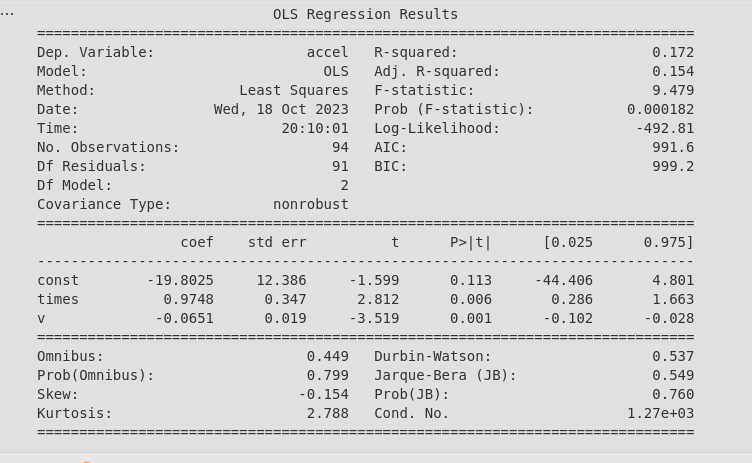
#> input picture ICA/datasets/regression/motor/imagem_invertida.png, 752 x 463 px
$ jupyter execute VC2.ipynb
#> lines starting #> are read from the running program, lines starting #| are printed output that depends on the picture
[cell 1]
from PIL import Image

# Carregue a imagem existente
imagem = Image.open('imagem_invertida.png')
#> imagem is the input picture: PIL image 752x463 RGB; mean R, G, B 215.2, 215.2, 215.2

# Converta a imagem para o modo RGBA (RGB + canal alfa)
imagem = imagem.convert('RGBA')
#> imagem: PIL image 752x463 RGBA

# Obtenha os pixels da imagem
pixels = imagem.getdata()

# Crie uma nova imagem com fundo transparente
nova_imagem = []
for pixel in pixels:
    r, g, b, a = pixel
    # Defina o canal alfa para 0 (transparente) para pixels com tons próximos de branco
    if r > 200 and g > 200 and b > 200:
        a = 0
    nova_imagem.append((r, g, b, a))
#> after the loop, nova_imagem = 348176 items

# Atualize a imagem com o novo conteúdo
imagem.putdata(nova_imagem)
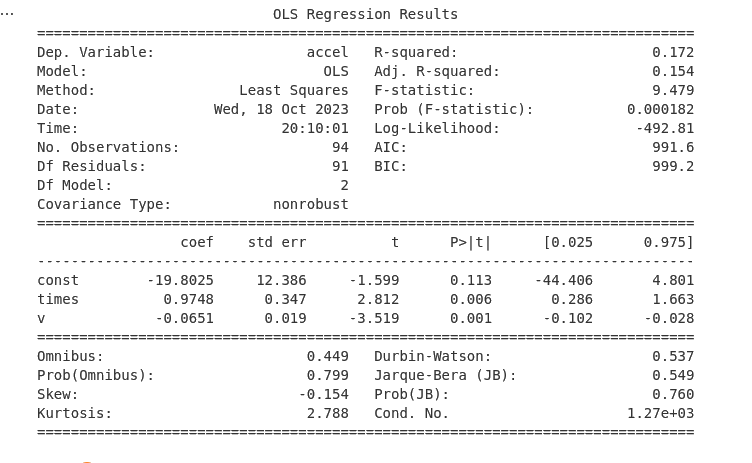
#> imagem: PIL image 752x463 RGBA; mean R, G, B, A 215.2, 215.2, 215.2, 20.8; transparent parts drawn white

# Salve a nova imagem com fundo transparente em formato PNG
imagem.save('nova_imagem.png', 'PNG')

[cell 2]
from PIL import Image

# Carregue a imagem existente
imagem = Image.open('nova_imagem.png')

# Converta a imagem para o modo RGBA (RGB + canal alfa)
imagem = imagem.convert('RGBA')

# Obtenha os pixels da imagem
pixels = imagem.getdata()

# Crie uma nova imagem com os pixels não brancos convertidos para preto
nova_imagem = []
for pixel in pixels:
    r, g, b, a = pixel
    # Verifique se a cor não está próxima de branco (defina seu limite)
    limite = 200  # Isso pode ser ajustado de acordo com suas necessidades
    if r > limite or g > limite or b > limite:
        nova_imagem.append((0, 0, 0, a))  # Converta para preto
    else:
        nova_imagem.append((r, g, b, a))  # Mantenha inalterado

# Atualize a imagem com o novo conteúdo
imagem.putdata(nova_imagem)

# Salve a nova imagem com os pixels não brancos convertidos para preto em formato PNG
imagem.save('nova_imagem.png', 'PNG')
